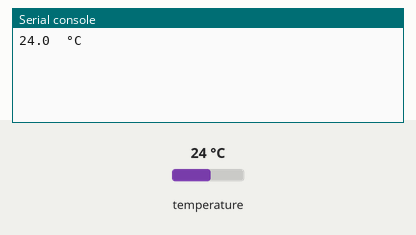
Recording of a program running on a simulated Raspberry Pi Pico running MicroPython. Shown: the last lines printed to the serial console. The test bench sets the inputs (shaded band); at power-on: temperature 24 °C. Library files of the repository ran but are not shown: pico_i2c_lcd.py.

Above: at 1.2 s.
1.3 s: temperature set to 12 °C
At 4.6 s:
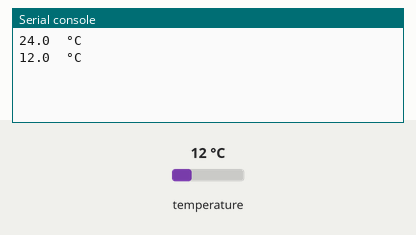
4.9 s: temperature set to 19 °C
At 6.9 s:
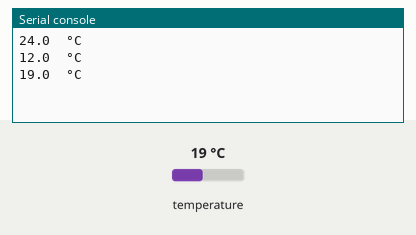
Timing chart, 0 to 8.4 s (numbered marks = the images above; inputs shaded):
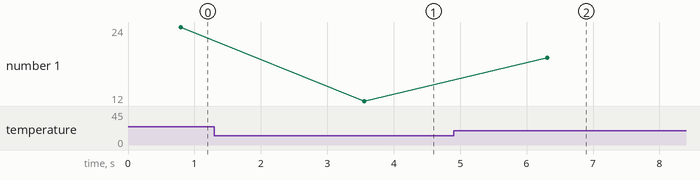

The program:

test33.py
```python
from machine import Pin
from onewire import OneWire
from ds18x20 import DS18X20
from time import sleep_ms


# จอ LCD
from machine import I2C
from lcd_api import LcdApi
from pico_i2c_lcd import I2cLcd


ds = DS18X20(OneWire(Pin(15)))
sensor_id = ds.scan()[0]  # the one and only sensor


def Dss():
    ds.convert_temp()
    sleep_ms(750)         # wait for results
    print(ds.read_temp(sensor_id), " °C")
    sleep_ms(2000)


while True:
    Dss()
```

Measured:
- after the input at 1.3 s, the serial console: prints a new line after 2.3 s (image 1)
- after the input at 4.9 s, the serial console: prints a new line after 1.4 s (image 2)
- plotted number 1: 24 → 12 after the input at 1.3 s, 12 → 19 after the input at 4.9 s
